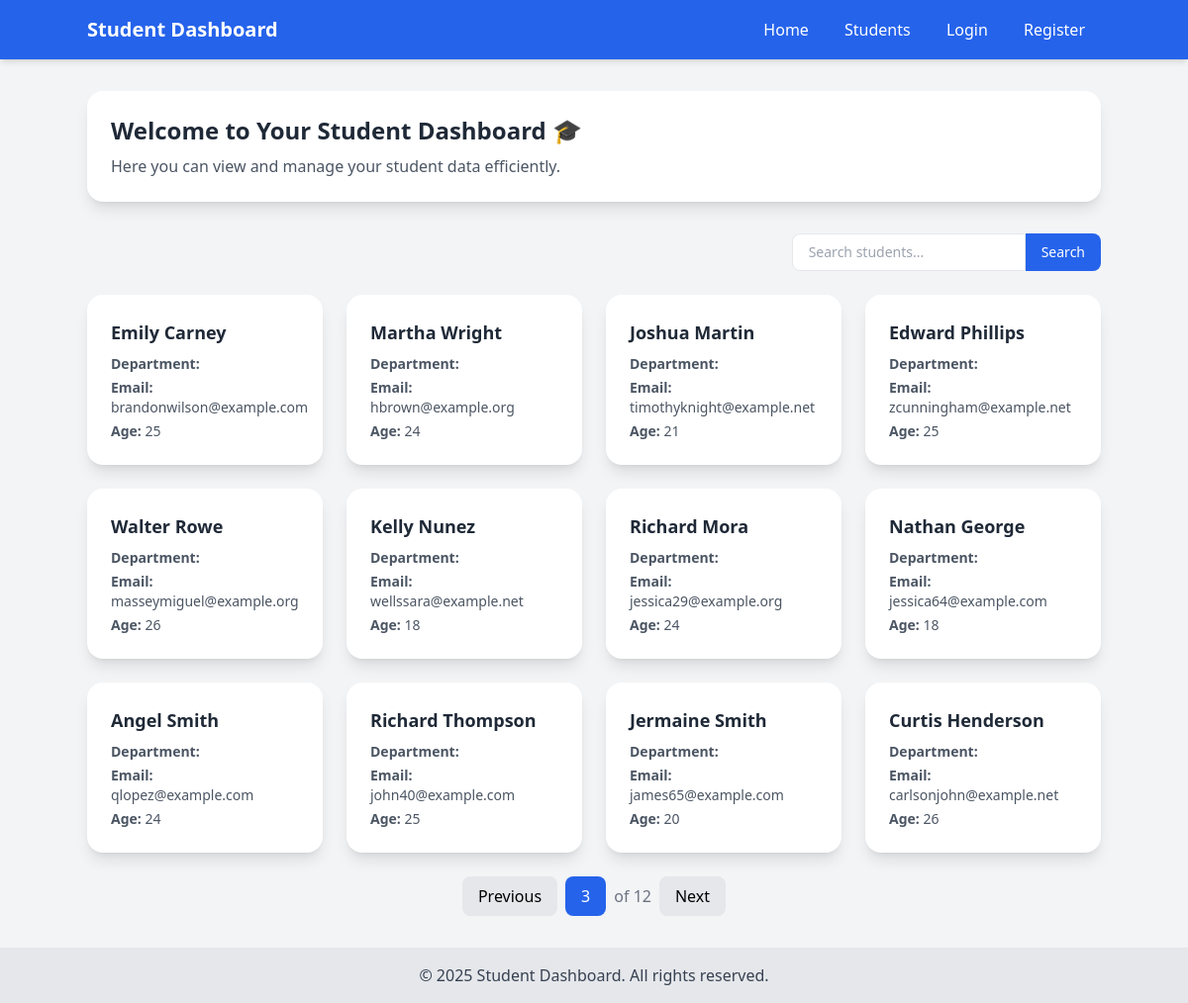
The app's page /students?page=3 with its own data.
### vege/models.py (models this page shows, shortened)
class Students(models.Model):
    student_id = models.OneToOneField(StudentId, on_delete=models.SET_NULL, null=True , blank=True )
    department = models.ForeignKey(Department, on_delete=models.SET_NULL, null=True , blank=True )
    student_name = models.CharField(max_length=100)
    student_age = models.IntegerField(default=18)
    student_email = models.EmailField(unique=True)
    student_address = models.TextField()
    class Meta:
        ordering = ['student_name']
        verbose_name = 'student'

### vege/views.py (the view)
# urls.py: path('students', get_students, name='students' ),
def get_students(request):
    students = Students.objects.all().order_by('id')
    if request.GET.get('search_text'):
        students = students.filter(
            Q(student_name__icontains=request.GET.get('search_text')) |
            Q(department__department__icontains=request.GET.get('search_text')),)
    paginator = Paginator(students, 12)  # Show 5 students per page
    page_number = request.GET.get('page')
    page_obj = paginator.get_page(page_number)
    context = {"page_obj": page_obj}
    return  render(request, 'students.html', context)

### vege/models.py (called while the page is built)
    def __str__(self):
        return self.student_id

### vege/templates/students.html (shortened to what this page needs)
<!DOCTYPE html>
<html lang="en">
<head>
    <script src="https://cdn.tailwindcss.com"></script>
</head>
<body class="bg-gray-100 font-sans flex flex-col min-h-screen">
    <nav class="bg-blue-600 text-white p-4 shadow-md">
        <div class="container mx-auto flex justify-between items-center">
            <h1 class="text-xl font-bold">Student Dashboard</h1>
            <div>
                <a href="{% url 'home' %}" class="px-4 py-2 hover:bg-blue-700 rounded">Home</a>
                <a href="{% url 'students' %}" class="px-4 py-2 hover:bg-blue-700 rounded">Students</a>
                {% if user.is_authenticated %}
                <a href="{% url 'profile' %}" class="px-4 py-2 hover:bg-blue-700 rounded">Profile</a>
                <a href="{% url 'logout' %}" class="px-4 py-2 hover:bg-blue-700 rounded">Logout</a>
                {% else %}
                <a href="{% url 'login' %}" class="px-4 py-2 hover:bg-blue-700 rounded">Login</a>
                <a href="{% url 'register' %}" class="px-4 py-2 hover:bg-blue-700 rounded">Register</a>
                {% endif %}
            </div>
        </div>
    </nav>
    <main class="flex-grow container mx-auto mt-8">
        <div class="bg-white rounded-2xl shadow-lg p-6 mb-8">
            <h2 class="text-2xl font-bold text-gray-800 mb-2">Welcome to Your Student Dashboard 🎓</h2>
            <p class="text-gray-600">Here you can view and manage your student data efficiently.</p>
        </div>
        <div class="flex justify-end mb-6">
            <form method="GET" action="" class="flex">
                <input type="text" name="search_text" placeholder="Search students..."
                       value="{{ search_text }}"
                       class="px-4 py-2 border rounded-l-lg focus:outline-none text-sm">
                <button type="submit"
                        class="px-4 py-2 bg-blue-600 text-white rounded-r-lg hover:bg-blue-700 transition text-sm">
                    Search
                </button>
            </form>
        </div>
        <div class="grid grid-cols-1 sm:grid-cols-2 md:grid-cols-3 lg:grid-cols-4 gap-6">
            {% for student in page_obj %}
            <a href="{% url 'student_details' student.student_id %}" class="bg-white rounded-2xl shadow-lg p-6 hover:shadow-xl transition transform hover:-translate-y-1">
                <h3 class="text-lg font-semibold text-gray-800 mb-2">{{ student.student_name }}</h3>
                <p class="text-gray-600 text-sm mb-1"><span class="font-semibold">Department:</span> {{ student.department.name }}</p>
                <p class="text-gray-600 text-sm mb-1"><span class="font-semibold">Email:</span> {{ student.student_email }}</p>
                <p class="text-gray-600 text-sm"><span class="font-semibold">Age:</span> {{ student.student_age }}</p>
            </a>
            {% empty %}
            <p class="col-span-full text-center text-gray-500">No students found.</p>
            {% endfor %}
        </div>
        <div class="flex justify-center items-center mt-6 space-x-2">
            {% if page_obj.has_previous %}
                <a href="?page={{ page_obj.previous_page_number }}" class="px-4 py-2 bg-gray-200 rounded-lg hover:bg-gray-300 transition">Previous</a>
            {% else %}
                <span class="px-4 py-2 bg-gray-100 text-gray-400 rounded-lg">Previous</span>
            {% endif %}
            <span class="px-4 py-2 bg-blue-600 text-white rounded-lg">{{ page_obj.number }}</span>
            <span class="text-gray-500">of {{ page_obj.paginator.num_pages }}</span>
            {% if page_obj.has_next %}
                <a href="?page={{ page_obj.next_page_number }}" class="px-4 py-2 bg-gray-200 rounded-lg hover:bg-gray-300 transition">Next</a>
            {% else %}
                <span class="px-4 py-2 bg-gray-100 text-gray-400 rounded-lg">Next</span>
            {% endif %}
        </div>
    </main>
    <footer class="bg-gray-200 text-gray-700 mt-8 py-4 text-center">
        &copy; 2025 Student Dashboard. All rights reserved.
    </footer>
</body>
</html>

### records on screen
Students: student_name "Emily Carney", student_email "brandonwilson@example.com", student_age "25"
Students: student_name "Martha Wright", student_email "hbrown@example.org", student_age "24"
Students: student_name "Joshua Martin", student_email "timothyknight@example.net", student_age "21"
Students: student_name "Edward Phillips", student_email "zcunningham@example.net", student_age "25"
Students: student_name "Walter Rowe", student_email "masseymiguel@example.org", student_age "26"
Students: student_name "Kelly Nunez", student_email "wellssara@example.net", student_age "18"
Students: student_name "Richard Mora", student_email "jessica29@example.org", student_age "24"
Students: student_name "Nathan George", student_email "jessica64@example.com", student_age "18"
Students: student_name "Angel Smith", student_email "qlopez@example.com", student_age "24"
Students: student_name "Richard Thompson", student_email "john40@example.com", student_age "25"
Students: student_name "Jermaine Smith", student_email "james65@example.com", student_age "20"
Students: student_name "Curtis Henderson", student_email "carlsonjohn@example.net", student_age "26"

### other values on screen
{{ page_obj.number }} "3"
{{ page_obj.paginator.num_pages }} "12"
